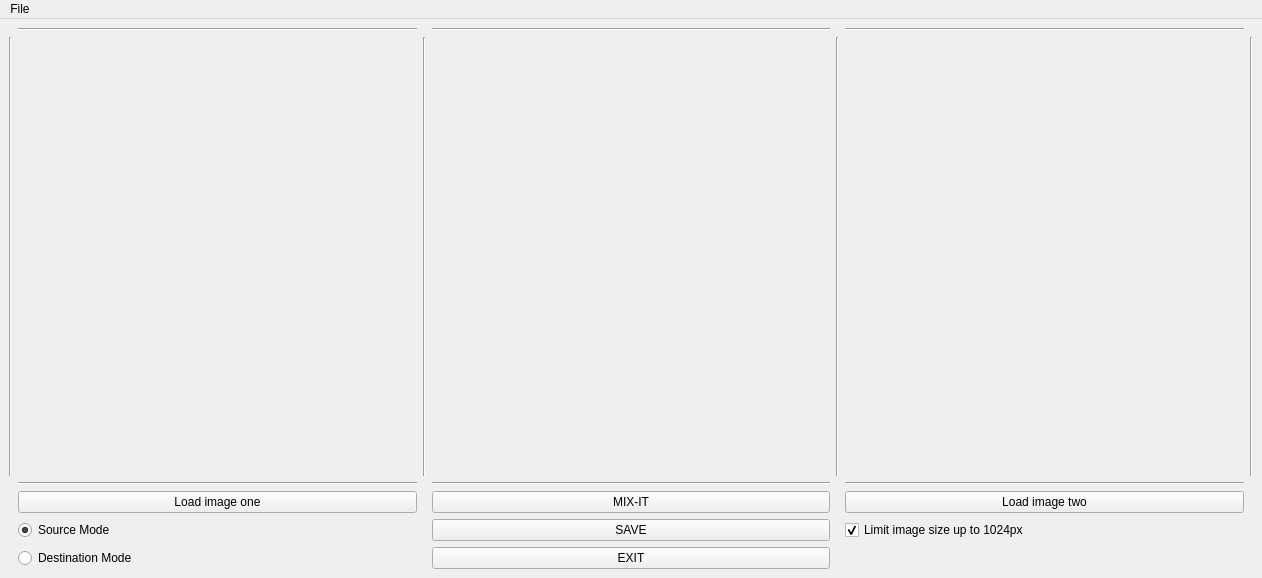
<?xml version="1.0" encoding="UTF-8"?>
<ui version="4.0">
 <class>MainWindow</class>
 <widget class="QMainWindow" name="MainWindow">
  <property name="geometry">
   <rect>
    <x>0</x>
    <y>0</y>
    <width>1262</width>
    <height>578</height>
   </rect>
  </property>
  <property name="windowTitle">
   <string>MainWindow</string>
  </property>
  <property name="autoFillBackground">
   <bool>true</bool>
  </property>
  <widget class="QWidget" name="centralwidget">
   <layout class="QGridLayout" name="gridLayout">
    <item row="0" column="3">
     <widget class="Line" name="line_6">
      <property name="orientation">
       <enum>Qt::Horizontal</enum>
      </property>
     </widget>
    </item>
    <item row="2" column="5">
     <widget class="Line" name="line_9">
      <property name="orientation">
       <enum>Qt::Horizontal</enum>
      </property>
     </widget>
    </item>
    <item row="4" column="1">
     <widget class="QRadioButton" name="bModeSource">
      <property name="text">
       <string>Source Mode</string>
      </property>
      <property name="checked">
       <bool>true</bool>
      </property>
     </widget>
    </item>
    <item row="0" column="5">
     <widget class="Line" name="line_5">
      <property name="orientation">
       <enum>Qt::Horizontal</enum>
      </property>
     </widget>
    </item>
    <item row="2" column="3">
     <widget class="Line" name="line_8">
      <property name="orientation">
       <enum>Qt::Horizontal</enum>
      </property>
     </widget>
    </item>
    <item row="3" column="1">
     <widget class="QPushButton" name="bLoadOne">
      <property name="text">
       <string>Load image one</string>
      </property>
     </widget>
    </item>
    <item row="1" column="4">
     <widget class="Line" name="line_2">
      <property name="orientation">
       <enum>Qt::Vertical</enum>
      </property>
     </widget>
    </item>
    <item row="1" column="1">
     <widget class="QLabel" name="vIMG1">
      <property name="autoFillBackground">
       <bool>true</bool>
      </property>
      <property name="frameShadow">
       <enum>QFrame::Sunken</enum>
      </property>
      <property name="text">
       <string/>
      </property>
      <property name="scaledContents">
       <bool>true</bool>
      </property>
     </widget>
    </item>
    <item row="5" column="3">
     <widget class="QPushButton" name="bExit">
      <property name="text">
       <string>EXIT</string>
      </property>
     </widget>
    </item>
    <item row="0" column="1">
     <widget class="Line" name="line_3">
      <property name="orientation">
       <enum>Qt::Horizontal</enum>
      </property>
     </widget>
    </item>
    <item row="4" column="3">
     <widget class="QPushButton" name="bSave">
      <property name="text">
       <string>SAVE</string>
      </property>
     </widget>
    </item>
    <item row="5" column="1">
     <widget class="QRadioButton" name="bModeDest">
      <property name="text">
       <string>Destination Mode</string>
      </property>
     </widget>
    </item>
    <item row="3" column="5">
     <widget class="QPushButton" name="bLoadTwo">
      <property name="text">
       <string>Load image two</string>
      </property>
     </widget>
    </item>
    <item row="1" column="5">
     <widget class="QLabel" name="vIMG2">
      <property name="autoFillBackground">
       <bool>true</bool>
      </property>
      <property name="frameShadow">
       <enum>QFrame::Sunken</enum>
      </property>
      <property name="text">
       <string/>
      </property>
      <property name="scaledContents">
       <bool>true</bool>
      </property>
      <property name="alignment">
       <set>Qt::AlignRight|Qt::AlignTrailing|Qt::AlignVCenter</set>
      </property>
     </widget>
    </item>
    <item row="1" column="0">
     <widget class="Line" name="line_11">
      <property name="orientation">
       <enum>Qt::Vertical</enum>
      </property>
     </widget>
    </item>
    <item row="1" column="3">
     <widget class="QLabel" name="vIMGMIX">
      <property name="autoFillBackground">
       <bool>true</bool>
      </property>
      <property name="frameShadow">
       <enum>QFrame::Sunken</enum>
      </property>
      <property name="text">
       <string/>
      </property>
      <property name="scaledContents">
       <bool>true</bool>
      </property>
     </widget>
    </item>
    <item row="1" column="2">
     <widget class="Line" name="line">
      <property name="orientation">
       <enum>Qt::Vertical</enum>
      </property>
     </widget>
    </item>
    <item row="3" column="3">
     <widget class="QPushButton" name="bMIXIT">
      <property name="text">
       <string>MIX-IT</string>
      </property>
     </widget>
    </item>
    <item row="1" column="6">
     <widget class="Line" name="line_10">
      <property name="orientation">
       <enum>Qt::Vertical</enum>
      </property>
     </widget>
    </item>
    <item row="2" column="1">
     <widget class="Line" name="line_7">
      <property name="orientation">
       <enum>Qt::Horizontal</enum>
      </property>
     </widget>
    </item>
    <item row="4" column="5">
     <widget class="QCheckBox" name="cLimitSize">
      <property name="text">
       <string>Limit image size up to 1024px</string>
      </property>
      <property name="checked">
       <bool>true</bool>
      </property>
     </widget>
    </item>
   </layout>
  </widget>
  <widget class="QMenuBar" name="menubar">
   <property name="geometry">
    <rect>
     <x>0</x>
     <y>0</y>
     <width>1262</width>
     <height>20</height>
    </rect>
   </property>
   <widget class="QMenu" name="menuImgMixer">
    <property name="title">
     <string>File</string>
    </property>
    <addaction name="actionAbout"/>
    <addaction name="separator"/>
   </widget>
   <addaction name="menuImgMixer"/>
  </widget>
  <action name="actionAbout">
   <property name="text">
    <string>About</string>
   </property>
  </action>
 </widget>
 <resources/>
 <connections/>
</ui>
